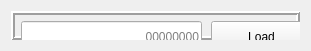
   <widget class="QWidget" name="verticalLayoutWidget_2">
    <property name="geometry">
     <rect>
      <x>520</x>
      <y>210</y>
      <width>311</width>
      <height>51</height>
     </rect>
    </property>
    <layout class="QVBoxLayout" name="verticalLayout_2">
     <item>
      <widget class="QFrame" name="startAddressFrame">
       <property name="frameShape">
        <enum>QFrame::Box</enum>
       </property>
       <property name="frameShadow">
        <enum>QFrame::Raised</enum>
       </property>
       <property name="lineWidth">
        <number>2</number>
       </property>
       <widget class="QLineEdit" name="startAddressEdit">
        <property name="geometry">
         <rect>
          <x>10</x>
          <y>10</y>
          <width>181</width>
          <height>31</height>
         </rect>
        </property>
        <property name="maxLength">
         <number>8</number>
        </property>
        <property name="alignment">
         <set>Qt::AlignRight|Qt::AlignTrailing|Qt::AlignVCenter</set>
        </property>
        <property name="placeholderText">
         <string>00000000</string>
        </property>
       </widget>
       <widget class="QPushButton" name="loadButton">
        <property name="geometry">
         <rect>
          <x>200</x>
          <y>10</y>
          <width>101</width>
          <height>31</height>
         </rect>
        </property>
        <property name="text">
         <string>Load</string>
        </property>
       </widget>
      </widget>
     </item>
    </layout>
   </widget>
